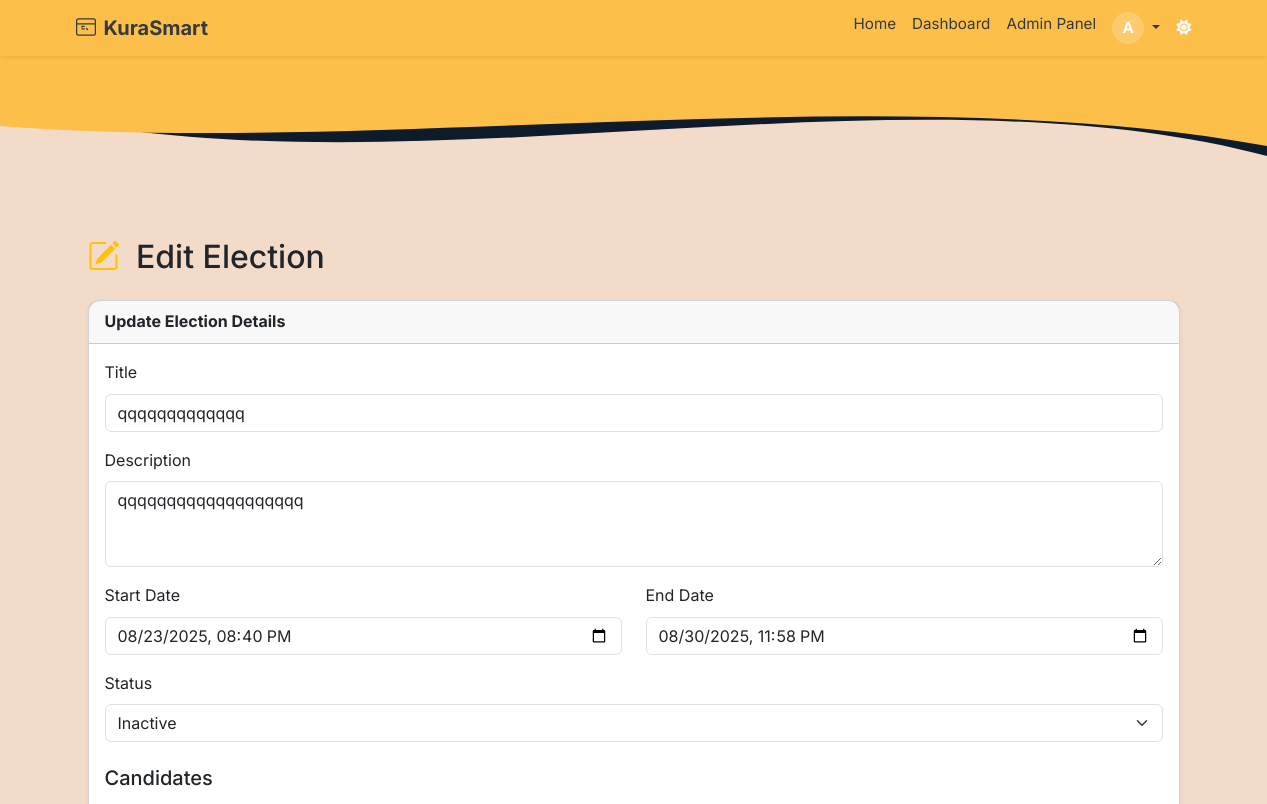
/admin/elections/1/edit (signed in, upper part), run on an earlier commit of the app's database.
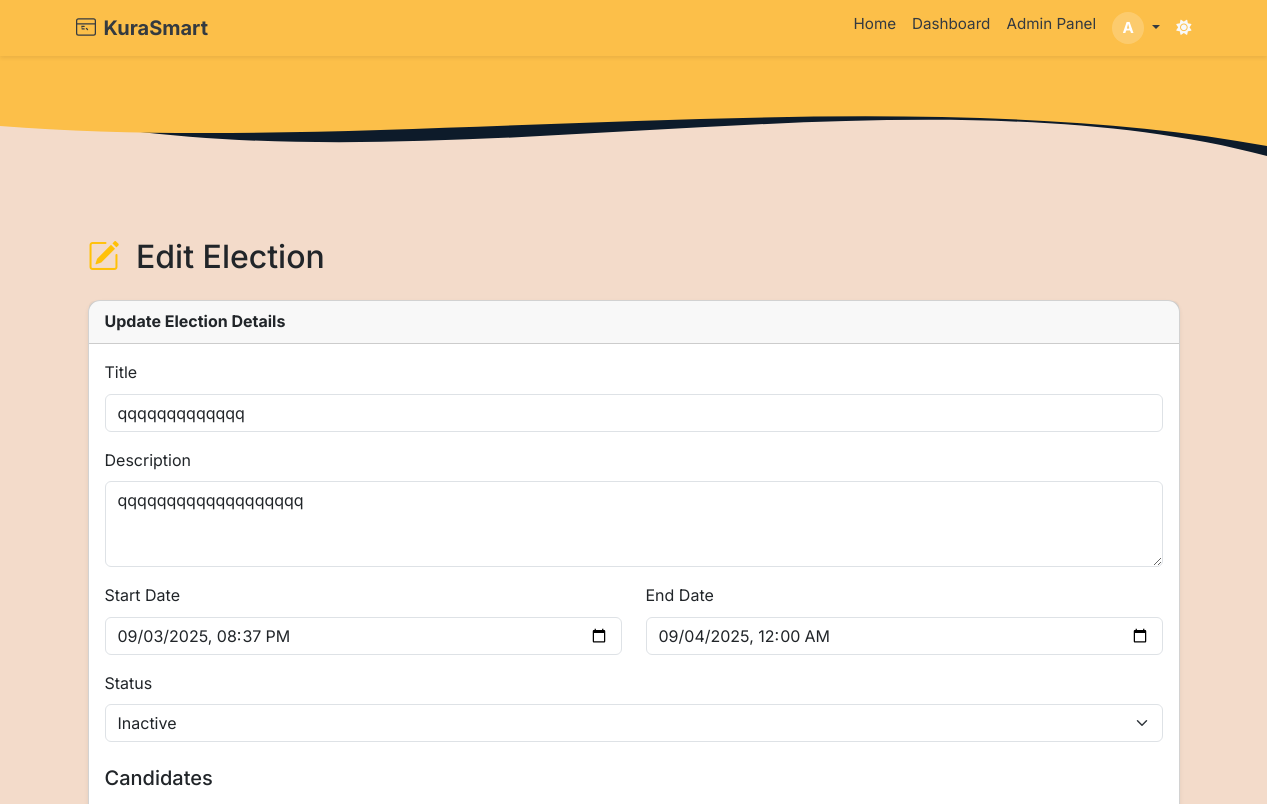
And on a later commit of the database.
### app/models.py (models this page shows, shortened)
class Election(db.Model):
    __tablename__ = 'election'
    id = db.Column(db.Integer, primary_key=True)
    title = db.Column(db.String(255), nullable=False)
    description = db.Column(db.Text)
    start_date = db.Column(db.DateTime(timezone=True), nullable=False)
    end_date = db.Column(db.DateTime(timezone=True), nullable=False)
    is_active = db.Column(db.Boolean, default=True)
    status = db.Column(db.Enum(ElectionStatusEnum), nullable=False, default=ElectionStatusEnum.INACTIVE)
    created_at = db.Column(db.DateTime(timezone=True), default=lambda: datetime.now(ZoneInfo("UTC")))
    updated_at = db.Column(db.DateTime(timezone=True), onupdate=lambda: datetime.now(ZoneInfo("UTC")))
    deactivated_by = db.Column(db.Integer, db.ForeignKey('users.id'))
    candidates = db.relationship('Candidate', back_populates='election', lazy='select')
    positions = db.relationship('Position', back_populates='election', lazy='select', cascade="all, delete-orphan")
    votes = db.relationship('Vote', back_populates='election', lazy='select')

### app/routes/web_auth.py (the view, shortened to what this page needs)
@admin_web_bp.route('/elections/<int:election_id>/edit', methods=['GET', 'POST'])
@login_required
def edit_election(election_id):
    if not current_user.is_superadmin:
        abort(403)
    local_tz = ZoneInfo("Africa/Nairobi")
    now_local = datetime.now(local_tz)
    current_datetime = now_local.strftime('%Y-%m-%dT%H:%M')
    election = Election.query.options(
        joinedload(Election.candidates)
    ).get_or_404(election_id)
    if election.end_date and election.status != ElectionStatusEnum.ENDED:
        election_end = election.end_date
        if election_end.tzinfo is None:
            election_end = election_end.replace(tzinfo=local_tz)
        if now_local >= election_end:
            election.status = ElectionStatusEnum.ENDED
            db.session.commit()
    if request.method == "GET":
        form = ElectionForm(obj=election)
        form.candidates.entries = []
        form.start_date.data = (
            election.start_date.replace(tzinfo=None)
            if election.start_date else None
        )
        form.end_date.data = (
            election.end_date.replace(tzinfo=None)
            if election.end_date else None
        )
        for candidate in election.candidates:
            entry = form.candidates.append_entry()
            entry.form.original_candidate = candidate
            entry.form.full_name.data = candidate.full_name
            entry.form.party_name.data = candidate.party_name
            entry.form.manifesto.data = candidate.manifesto
            entry.form.position.data = candidate.position
            entry.form.election_id.data = str(election.id)
            entry.form.candidate_id.data = str(candidate.id)
            entry.form.existing_photo = candidate.profile_photo or "default_profile.png"
        if request.args.get("add_candidate"):
            form.candidates.append_entry()
        return render_template(
            "admin/edit_election.html",
            form=form,
            election=election,
            current_datetime=current_datetime,
            now=now_local
        )

### app/forms/forms.py (shortened to what this page needs)
class ElectionForm(FlaskForm):
    title = StringField("Title", validators=[DataRequired()])
    description = TextAreaField("Description")
    start_date = DateTimeLocalField(
        "Start Date", format="%Y-%m-%dT%H:%M", validators=[DataRequired()]
    )
    end_date = DateTimeLocalField(
        "End Date", format="%Y-%m-%dT%H:%M", validators=[DataRequired()]
    )
    status = SelectField(
        "Status",
        choices=[(e.value, e.name.title()) for e in ElectionStatusEnum],
        validators=[DataRequired()],
        coerce=str,
    )
    candidates = FieldList(FormField(CandidateForm), min_entries=1)
    submit = SubmitField("Save Changes")
    LOCAL_TZ = ZoneInfo("Africa/Nairobi")

### app/routes/web_auth.py (called while the page is built)
@admin_web_bp.context_processor
def inject_notifications():
    if current_user.is_authenticated:
        unread_notifications = Notification.query.filter_by(user_id=current_user.id, read=False).order_by(Notification.created_at.desc()).all()
        return dict(unread_notifications=unread_notifications)
    return dict(unread_notifications=[])

### app/templates/admin/edit_election.html (shortened to what this page needs)
{% extends "base.html" %}
{% block content %}
<div class="container mt-4">
  <h2 class="mb-4">
    <i class="bi bi-pencil-square me-2 text-warning"></i>
    Edit Election
  </h2>
  <div class="card shadow-sm" data-aos="fade-up">
    <div class="card-header fw-bold">Update Election Details</div>
    <div class="card-body">
      <form method="POST" id="election-form" enctype="multipart/form-data" novalidate>
        <div class="mb-3">
          {{ form.title.label(class="form-label") }}
          {{ form.title(class="form-control", placeholder="Enter election title") }}
        </div>
        <div class="mb-3">
          {{ form.description.label(class="form-label") }}
          {{ form.description(class="form-control", rows=3) }}
        </div>
        <div class="row">
          <div class="col-md-6 mb-3">
            {{ form.start_date.label(class="form-label") }}
            {{ form.start_date(class="form-control") }}
          </div>
          <div class="col-md-6 mb-3">
            {{ form.end_date.label(class="form-label") }}
            {{ form.end_date(class="form-control") }}
          </div>
        </div>
        {% if current_user.is_superadmin %}
        <div class="mb-3">
          {{ form.status.label(class="form-label") }}
          {{ form.status(class="form-select") }}
        </div>
        {% endif %}
        <h5 class="mt-4">Candidates</h5>
      </form>
    </div>
  </div>
</div>
{% endblock %}

What changed in the data, as far as the page shows it:
changed Election "qqqqqqqqqqqqq": start_date "08/23/2025 20:40" → "09/03/2025 20:37"; end_date "08/30/2025 23:58" → "09/04/2025 00:00"
